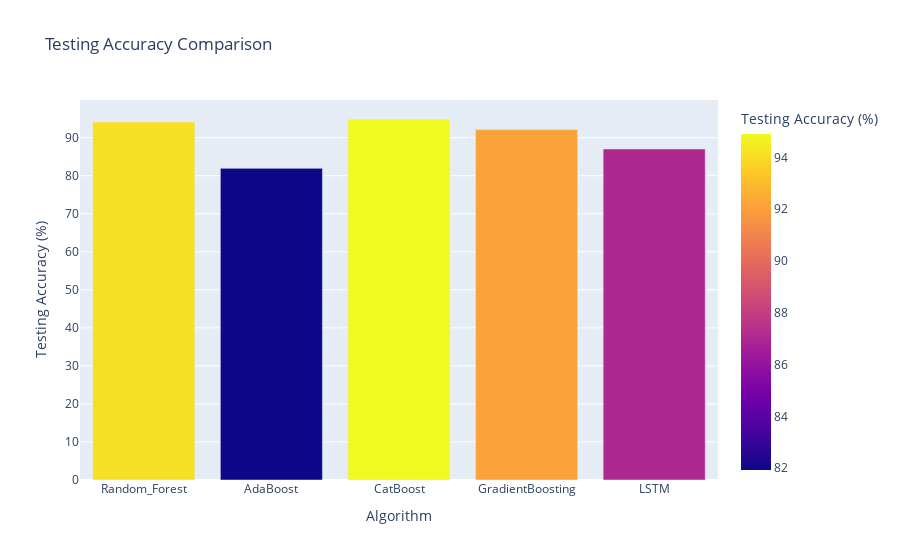

Notebook code cell kept with this figure:
### Code cell
import plotly.express as px

# Data for the plot
Algorithm = ["Random_Forest", "AdaBoost", "CatBoost", "GradientBoosting", "LSTM"]
Accuracy = [acc_rf*100, acc_adb*100, acc_cat*100, acc_gbc*100, 87.02]

# Create a DataFrame for Plotly (optional, but helps with organization)
import pandas as pd
data = pd.DataFrame({
    'Algorithm': Algorithm,
    'Accuracy': Accuracy
})

# Create an interactive bar plot
fig = px.bar(data, 
             x='Algorithm', 
             y='Accuracy',
             color='Accuracy',  # Color bars based on accuracy
             hover_data={'Algorithm': True, 'Accuracy': True},  # Show accuracy on hover
             labels={'Accuracy': 'Testing Accuracy (%)'},  # Label for the y-axis
             title='Testing Accuracy Comparison')

# Show the plot
fig.show()

### Figure 1 — Plotly figure (JSON) as saved in the notebook; plotly's stock layout.template omitted (floating-point values rounded to 4 significant figures)
{"data": [{"alignmentgroup": "True", "hovertemplate": "Algorithm=%{x}<br>Testing Accuracy (%)=%{marker.color}<extra></extra>", "legendgroup": "", "marker": {"color": [94.13, 81.93, 94.91, 92.12, 87.02], "coloraxis": "coloraxis", "pattern": {"shape": ""}}, "name": "", "offsetgroup": "", "orientation": "v", "showlegend": false, "textposition": "auto", "type": "bar", "x": ["Random_Forest", "AdaBoost", "CatBoost", "GradientBoosting", "LSTM"], "xaxis": "x", "y": [94.13, 81.93, 94.91, 92.12, 87.02], "yaxis": "y"}], "layout": {"barmode": "relative", "coloraxis": {"colorbar": {"title": {"text": "Testing Accuracy (%)"}}, "colorscale": [[0, "#0d0887"], [0.1111, "#46039f"], [0.2222, "#7201a8"], [0.3333, "#9c179e"], [0.4444, "#bd3786"], [0.5556, "#d8576b"], [0.6667, "#ed7953"], [0.7778, "#fb9f3a"], [0.8889, "#fdca26"], [1, "#f0f921"]]}, "legend": {"tracegroupgap": 0}, "title": {"text": "Testing Accuracy Comparison"}, "xaxis": {"anchor": "y", "domain": [0, 1], "title": {"text": "Algorithm"}}, "yaxis": {"anchor": "x", "domain": [0, 1], "title": {"text": "Testing Accuracy (%)"}}}}
